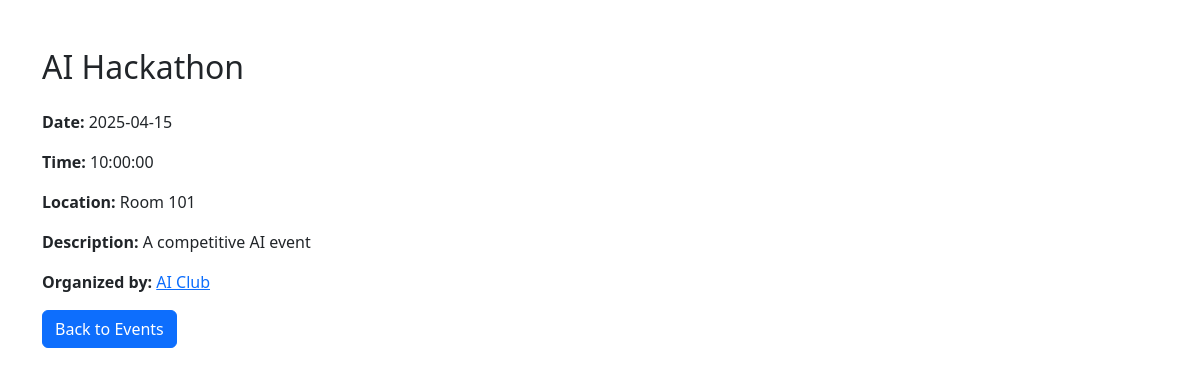
Page /event_details.php?id=1 on the committed database.
### tables this page shows
CREATE TABLE events (
    id INT AUTO_INCREMENT PRIMARY KEY,
    name VARCHAR(255) NOT NULL,
    description TEXT,
    date DATE NOT NULL,
    time TIME NOT NULL,
    location VARCHAR(255) NOT NULL,
    club_id INT NOT NULL,
    created_at TIMESTAMP DEFAULT CURRENT_TIMESTAMP,
    FOREIGN KEY (club_id) REFERENCES clubs(id) ON DELETE CASCADE
);

CREATE TABLE clubs (
    id INT AUTO_INCREMENT PRIMARY KEY,
    name VARCHAR(255) NOT NULL,
    description TEXT,
    contact VARCHAR(255),
    type ENUM('academic', 'sports', 'social', 'environmental', 'business') NOT NULL,
    created_at TIMESTAMP DEFAULT CURRENT_TIMESTAMP
);

### event_details.php (the view, shortened to what this page needs)
<?php
require_once __DIR__ . '/config/config.php';
$event_id = $_GET['id'];
try {
    $stmt = $pdo->prepare("SELECT events.*, clubs.name AS club_name FROM events
                           JOIN clubs ON events.club_id = clubs.id
                           WHERE events.id = ?");
    $stmt->execute([$event_id]);
    $event = $stmt->fetch(PDO::FETCH_ASSOC);
} catch (PDOException $e) {
    die("Error fetching event: " . $e->getMessage());
}
?>
<!DOCTYPE html>
<html lang="en">
<head>
    <link href="https://cdn.jsdelivr.net/npm/bootstrap@5.3.0/dist/css/bootstrap.min.css" rel="stylesheet">
</head>
<body>
    <div class="container mt-5">
        <h2 class="mb-4"><?php echo htmlspecialchars($event['name']); ?></h2>
        <p><strong>Date:</strong> <?php echo $event['date']; ?></p>
        <p><strong>Time:</strong> <?php echo $event['time']; ?></p>
        <p><strong>Location:</strong> <?php echo htmlspecialchars($event['location']); ?></p>
        <p><strong>Description:</strong> <?php echo nl2br(htmlspecialchars($event['description'])); ?></p>
        <p><strong>Organized by:</strong> <a href="club_details.php?id=<?php echo $event['club_id']; ?>"><?php echo htmlspecialchars($event['club_name']); ?></a></p>
        <a href="index.php" class="btn btn-primary">Back to Events</a>
    </div>
</body>
</html>

### rows in the picture
events: name "AI Hackathon", date "2025-04-15", time "10:00:00", location "Room 101", description "A competitive AI event", club.name "AI Club"
